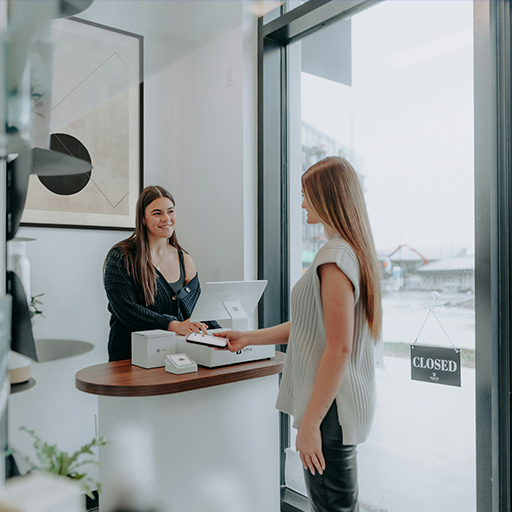
#> input picture images/checkout.png, 512 x 512 px
$ python gaussian_blur.py
#> lines starting #> are read from the running program, lines starting #| are printed output that depends on the picture
import cv2
import numpy as np

# Load the image
image = cv2.imread('./images/checkout.png')
#> image is the input picture: shape (512, 512, 3); mean B, G, R 159, 158.7, 154

# Check if the image was loaded successfully
if image is None:
    print("Error: Could not load image.")
else:
    # Get the dimensions of the image
    height, width, channels = image.shape
#> height = 512; width = 512; channels = 3

    # Define the kernel size for the blur
    # A 5x5 kernel is a common choice, but you can adjust this value
    kernel_size = 5

    # Define the standard deviation (sigma) for the Gaussian function
    # A larger sigma results in a more significant blur
    sigma = 5.0

    # Create an output image array with the same dimensions, initialized to zeros
    blurred_image = np.zeros_like(image, dtype=np.float32)

    # --- Step 1: Manually Generate the Gaussian Kernel ---
    # The kernel is a matrix of weights that will be applied to the image
    kernel = np.zeros((kernel_size, kernel_size), dtype=np.float32)
    center = kernel_size // 2

    # Iterate through the kernel and calculate the weight for each element
    # The Gaussian formula is used: G(x, y) = 1 / (2 * pi * sigma^2) * exp(-(x^2 + y^2) / (2 * sigma^2))
    for i in range(kernel_size):
        for j in range(kernel_size):
            x = i - center
            y = j - center
            kernel[i, j] = np.exp(-(x**2 + y**2) / (2 * sigma**2))

    # Normalize the kernel so that the sum of all its elements is 1
    # This is crucial for maintaining the image's overall brightness
    kernel /= np.sum(kernel)

    # --- Step 2: Convolve the Image with the Kernel ---
    # Padding is added to the image to handle the edges, so the kernel doesn't go out of bounds
    pad_size = kernel_size // 2
    padded_image = np.pad(image, ((pad_size, pad_size), (pad_size, pad_size), (0, 0)), mode='reflect')
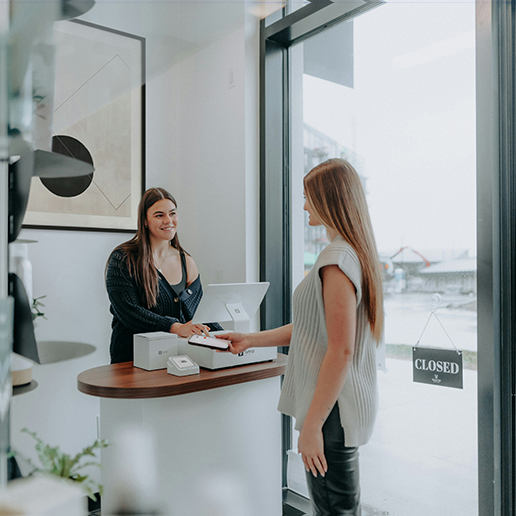
#> padded_image: shape (516, 516, 3); mean B, G, R 158.6, 158.4, 153.5

    # Iterate through each pixel of the original image
    for y in range(height):
        for x in range(width):
            # For each pixel, get the region of interest (ROI) from the padded image
            # This ROI is the area the kernel will be applied to
            roi = padded_image[y : y + kernel_size, x : x + kernel_size]

            # Apply the kernel to the ROI for each color channel (B, G, R)
            # `np.sum()` is used to calculate the weighted sum of pixels
            # The `roi * kernel[:, :, np.newaxis]` performs an element-wise multiplication
            # of the ROI and the kernel for each channel
            for c in range(channels):
                blurred_image[y, x, c] = np.sum(roi[:, :, c] * kernel)
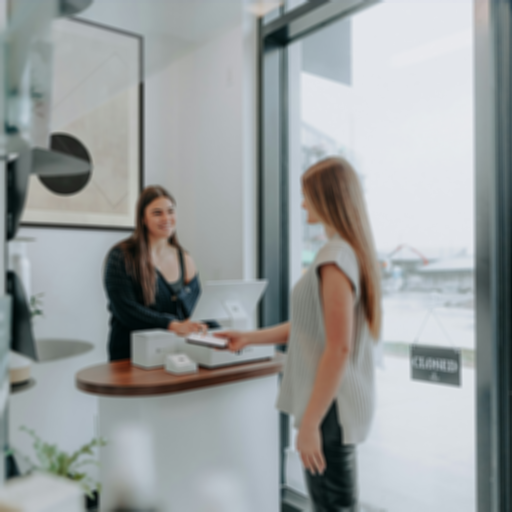
#> blurred_image: shape (512, 512, 3) float32; mean B, G, R 159, 158.8, 154

    # Convert the blurred image back to an 8-bit integer format
    blurred_image = blurred_image.astype(np.uint8)

    # Display the original and blurred images
    cv2.imshow('Original Image', image)
    cv2.imshow('Blurred Image (Manual Gaussian Blur)', blurred_image)

    # Wait for a key press and close all windows
    cv2.waitKey(0)
    cv2.destroyAllWindows()
